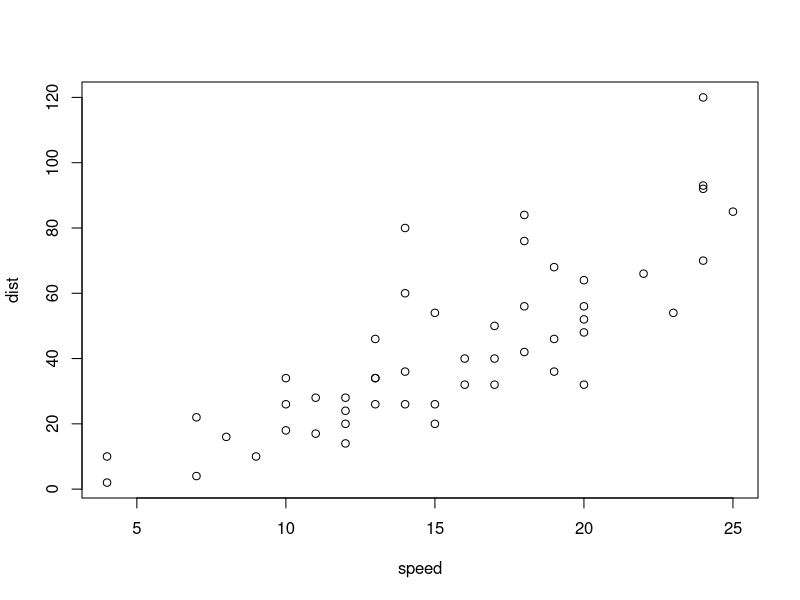
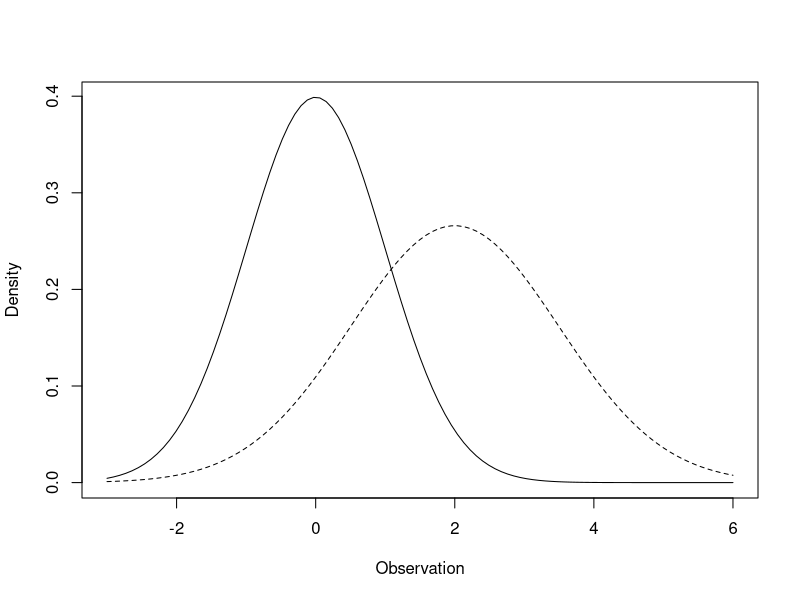

R code for these plots, in order:
## ---- chunk 1
# Display code in the knitted document.
# DO NOT CHANGE THIS LINE!
knitr::opts_chunk$set(echo = TRUE)
## ---- chunk 2
summary(cars)
## ---- chunk 3
plot(cars)
## ---- chunk 4
curve(dnorm, from = -3, to = 6, xlab = "Observation", ylab = "Density")
curve(dnorm(x, mean = 2, sd = 1.5), add = TRUE, lty = 2)
## ---- chunk 5
rnorm(1:5, mean = 10, sd = 2)
## ---- chunk 6
# This problem uses R's pseudo-random number generator. The numbers generated
# are not truly random, but close enough for most statistical purposes.
#
# We can set the "seed" of the pseudo-random number generator to make the
# numbers it produces deterministic. This is allows others to run your code and
# get the same result you got.
#
# Do not modify the call to set.seed()
set.seed(33)

# Your code goes here
samp = rnorm(1:1000, mean = 1, sd = 3)
head(samp)
## ---- chunk 7
mean10 = mean(samp, trim = 0.1)
mean10
## ---- chunk 8
above2 = sum(samp > 2) / length(samp)
above2
## ---- chunk 9
per95 = quantile(samp, .95)
per95
## ---- chunk 10
max_dev = max(abs(1-samp))
max_dev
